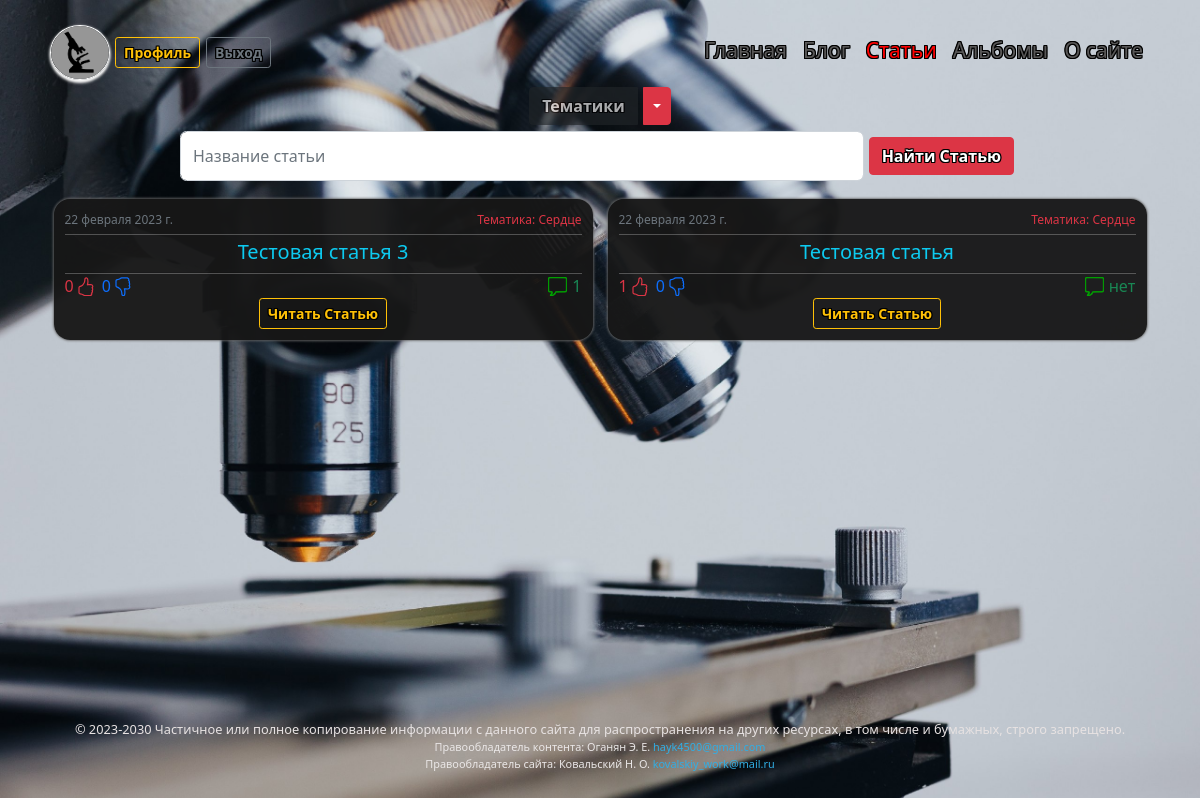
The page /articles/thematic/serdce/ (signed in) on the database its author committed.
### users/models.py (models this page shows, shortened)
class CustomUser(AbstractUser):
    class Meta:
        verbose_name = 'Профили'
        verbose_name_plural = 'Профили'
    GENDERS = (
        ('', 'Не указано'),
        ('М', 'Мужчина'),
        ('Ж', 'Женщина'),
    )
    slug = models.SlugField(max_length=40, unique=True, db_index=True, verbose_name='URL')
    avatar = models.ImageField(verbose_name='Аватар', default='users/avatar/default/default_avatar.jpeg',
                                upload_to=user_directory_path, blank=True, )
    gender = models.CharField(verbose_name='Пол', max_length=1, choices=GENDERS, default='-', blank=True)
    age = models.PositiveSmallIntegerField(verbose_name='Возраст',null=True,  blank=True)
    birthday = models.DateField(verbose_name='Дата рождения', blank=True, null=True)
    email = models.EmailField(unique=True)
    def get_absolute_url(self):
        return reverse('profile', kwargs={'user_slug': self.slug})

### articles/models.py (models this page shows, shortened)
class Article(models.Model):
    title = models.CharField(verbose_name='Статья', max_length=40, unique=True)
    slug = models.SlugField(max_length=40, unique=True, db_index=True, verbose_name='URL')
    body = RichTextUploadingField(verbose_name='Содержание')
    time_create = models.DateTimeField(verbose_name='Время создания', auto_now_add=True)
    is_published = models.BooleanField(verbose_name='Публикация', default=True)
    thematic = models.ForeignKey('Thematic', verbose_name='Тематика', on_delete=models.PROTECT, null=False)
    thumbsup = models.IntegerField(verbose_name='Нравится', default='0')
    thumbsdown = models.IntegerField(verbose_name='Не нравится', default='0')
    thumbs = models.ManyToManyField(CustomUser, verbose_name='Голосовали', related_name='thumbs_article', default=None, blank=True)
    def get_absolute_url(self):
        return reverse('article', kwargs={'article_slug': self.slug})
    class Meta:
        verbose_name = "Статью"
        verbose_name_plural = "Статьи"
        ordering = ['-time_create']

class Thematic(models.Model):
    name = models.CharField(verbose_name='Тематика', max_length=40, db_index=True, unique=True)
    slug = models.SlugField(max_length=80, unique=True, db_index=True, verbose_name='URL')
    def __str__(self):
        return self.name
    def get_absolute_url(self):
        return reverse('thematic', kwargs={'thematic_slug': self.slug})
    class Meta:
        verbose_name = "Тематику"
        verbose_name_plural = "Тематики"

### articles/views.py (the view)
# urls.py: path('thematic/<slug:thematic_slug>/', ShowThematic.as_view(), name='thematic'),
class ShowThematic(ArticleMixin, ListView):
    model = Article
    template_name = 'articles/thematic.html'
    context_object_name = 'articles'
    allow_empty = False
    def get_context_data(self, *, object_list=None, **kwargs):
        context = super().get_context_data(**kwargs)
        context['title'] = 'Тематика - ' + str(context['articles'][0].thematic)
        context['thematic_selected'] = context['articles'][0].thematic.slug
        return context
    def get_queryset(self):
        return Article.objects.filter(thematic__slug=self.kwargs['thematic_slug'], is_published=True)\
            .annotate(number_of_comments=Count('comments_article', filter=Q(comments_article__status=True))) \
            .filter(is_published=True) \
            .order_by('-title')

### articles/templatetags/articles_tags.py (called while the page is built)
@register.inclusion_tag('articles/list_thematics.html', name='showthematics')
def show_organ_system_and_album(thematic_selected=0):
    thematic = Thematic.objects.annotate(Count('article')).filter(article__is_published=True)
    return {'thematic': thematic, 'thematic_selected': thematic_selected}

### blog/context_processors.py (called while the page is built)
def menu_context_processor(request):
    return {'menu': menu, 'home': home}

### articles/templates/articles/thematic.html (shortened to what this page needs)
{% extends 'blog/include/base.html' %}
{% block content %}
{% include 'articles/include/base_articles.html' %}
{% endblock %}

### blog/templates/blog/include/base.html (shortened to what this page needs)
{% load static %}
<!DOCTYPE html>
<html lang="ru">
<head>
    <link href="https://cdn.jsdelivr.net/npm/bootstrap@5.0.1/dist/css/bootstrap.min.css" rel="stylesheet">
    <link rel="stylesheet" href="https://cdnjs.cloudflare.com/ajax/libs/jquery-datetimepicker/2.5.20/jquery.datetimepicker.min.css" />
    <link rel="stylesheet" href="https://cdnjs.cloudflare.com/ajax/libs/baguettebox.js/1.11.1/baguetteBox.min.css">
    <link rel="stylesheet" href='{% static "blog/css/styles.css" %}'>
<body style="background-image: url('{% static 'blog/images/back.jpeg' %}'); ">
{% block navbar %}
    <nav class="navbar navbar-expand-md navbar-dark">
        <div class="container-fluid ">
            <a class="logo-container">
             {% if request.user.is_authenticated %}
             <img class="logo"  src='{{ user.avatar.url }}' alt="Avatar" width="60em" height="55em" >
             <a href="{{ user.get_absolute_url }}"><button type="button" class="btn btn-outline-warning btn-sm btn-profile">Профиль</button></a>
             <a href="{% url 'logout' %}"><button type="button" class="btn btn-outline-secondary btn-sm">Выход</button></a>
             {% endif %}
		    <div class="collapse navbar-collapse justify-content-end" id="navbarSupportedContent">
                <ul class="navbar-nav ms-auto">
                    <li class="nav-item">
                        <a class="nav-link"  href="{% url home.url_name %}"  {% if home.url_name in request.resolver_match.view_name %} style='color: red;' {% endif %}>{{home.title}}</a>
                    </li>
{% for m in menu %}
                    <li class="nav-item">
                        <a class="nav-link"  href="{% url m.url_name %}"  {% if m.url_name in request.path %} style='color: red;' {% endif %}>{{m.title}}</a>
                    </li>
{% endfor %}
		        </ul>
            </div>
        </div>
	</nav>
{% endblock navbar %}
      {% block content %}
      {% endblock %}
    <footer class=" text-center text-white text-lg-start">
        <div class="text-footer">
          © 2023-2030 Частичное или полное копирование информации с данного сайта для распространения на других ресурсах, в том числе и бумажных, строго запрещено.
        </div>
        <div class="footer">
            <div class="cont-right">Правообладатель контента: Оганян Э. Е.
                <a class="text-mail">hayk4500@gmail.com </a>
            </div>
            <div class="site-right">Правообладатель сайта: Ковальский Н. О.
                <a class="text-mail">kovalskiy_work@mail.ru</a>
            </div>
        </div>
    </footer>
</body>
</html>

### articles/templates/articles/include/base_articles.html (shortened to what this page needs)
{% load articles_tags %}
{% load static %}
{% if request.resolver_match.view_name == 'search_articles' %}
{% showthematics thematic_selected=-1%}
{%else%}
{% showthematics thematic_selected=thematic_selected%}
{% endif %}
<form action="{% url 'search_articles' %}" class="form" method="get" style="wight:auto; margin-left:15%; margin-right:15%;">{% csrf_token %}
    <div class="input-group" >
        <input id="search" name="q" type="search" class="form-control"  required="" placeholder="Название статьи" style="border-radius:0.4em;">
        <span class="input-group-btn">
            <button type="submit" class="btn btn-danger">Найти Статью</button>
        </span>
    </div>
</form>
<div class="profile-2">
    <div class="row row-cols-1 row-cols-md-2 row-cols-lg-2  g-1">
        {% for article in articles %}
        <div class="col">
            <div class="profile-cust card ">
                <div class="card-body">
                    <span class="right" style="float:right;"><p class="text-danger time">Тематика: {{article.thematic}}</p></span><span class="left" style="float:left;"><p class="text-muted time">{{article.time_create|date}}</p></span>
                    <br>
                    <hr class="text-white" style="margin-top:0%; margin-bottom:1%">
                    <h4 class="text-info fs-5 text-center">{{ article.title|truncatechars:51 }}</h4>
                </div>
                <div class="card-footer ">
                    <hr class="text-white" style="margin-top:0%; margin-bottom:0%">
                    <span class="right" style="float:right;">
                         <ul class="lines">
                             <li class="lines"><image class="btn-like" src="{% static 'blog/images/comment.png' %}" style="margin-top:0.2em; margin-right:5px;" width="19em" height="19em"></image>
                             <li class="lines"><h7 class="text-success" style="margin-bottom:0px;">{{article.number_of_comments|default:"нет"}}</h7>
                        </ul>
                    </span>
                    <span class="left" style="float:left;">
                         <ul class="lines">
                              <li class="lines"><h7 class="text-danger" style="margin-bottom:0px;  margin-right:2px; color:red;">{{article.thumbsup}}</h7>
                              <li class="lines">
                              <li class="lines"><h7 class="text-primary" style="margin-bottom:0px;  margin-right:2px;">{{article.thumbsdown}}</h7>
                              <li class="lines">
                         </ul>
                    </span>
                    <br>
                    <div class="text-center">
                        <a href="{{article.get_absolute_url}}"><button type="button" class="btn btn-outline-warning btn-sm btn-profile">Читать Статью</button></a>
                    </div>
                </div>
            </div>
        </div>
        {% endfor %}
    </div>
</div>

### blog/static/blog/css/styles.css (style rules this page uses)
html { position: relative; min-height: 90%; }
body { background-repeat: no-repeat; background-position: center center; background-attachment: fixed; -webkit-background-size: cover; -moz-background-size: cover; -o-background-size: cover; background-size: cover; margin-bottom: 6%; background-color:rgba(23, 23, 23, 0.961); }
.navbar-dark { padding: 1px; margin-left: 3%; margin-right: 3%; margin-top: 2%; }
.logo { border-radius: 50%; margin-left: 1%; margin-right: 6px; border: 1px solid rgb(255, 255, 255); padding: 0.1px; box-shadow: 0 1px 3px rgb(255, 255, 255), 0 3px 3px rgb(237, 237, 237) }
.btn { margin: 6px; font-weight: 648; text-shadow: 1px 0 rgb(0, 0, 0), -1px 0 rgb(0, 0, 0), 0 1px rgb(0, 0, 0), 0 -1px rgb(0, 0, 0), 1px 1px rgb(0, 0, 0), -1px -1px rgb(0, 0, 0), 1px -1px rgb(0, 0, 0), -1px 1px rgb(0, 0, 0); }
.navbar-dark .navbar-nav .nav-link, .navbar-dark .nav-link { color: rgb(88, 87, 87); font-size: 21px; text-align: center; padding-top: 0px; padding-bottom: 4px; font-weight: 358; text-shadow: 1px 0 rgb(0, 0, 0), -1px 0 rgb(0, 0, 0), 0 1px rgb(0, 0, 0), 0 -1px rgb(0, 0, 0), 1px 1px rgb(0, 0, 0), -1px -1px rgb(0, 0, 0), 1px -1px rgb(0, 0, 0), -1px 1px rgb(0, 0, 0); }
footer { margin-top: 30px; position: absolute; bottom: 0; height: 0%; width: 100%; padding-left: 4%; padding-right: 4%; }
.text-footer { font-size: 80%; text-align: center; color: rgb(231, 226, 226); }
.cont-right, .site-right { font-size: 68%; text-align: center; color: rgb(234, 231, 231); padding-left: 0cm; padding-right: 0cm; }
.text-mail, .text-mail:hover { color: rgb(49, 174, 228); text-decoration: none; padding-bottom: 2%; }
input, select { padding-left: 1.5%; border:0.9px solid white; border-radius: 27em; background-color: #ffffffbf; width: 65px; font-size: 15px; }
div.profile-2 { margin-left: 4%; margin-right: 4%; margin-top: 0%; margin-bottom: 2%; padding-bottom: 0.1%; padding-top: 0.1%; border-radius: 1em; }
.profile-cust { margin-left: 1%; margin-right: 1%; margin-top: 3%; padding: 2%; border-radius: 1em; background-color:rgba(23, 23, 23, 0.961); box-shadow: 0 0px 3px black, 0 0px 3px white; }
.time { margin-top: 1%; margin-bottom: 1%; font-size: 12px; }
div.card-body { padding:0px; }
.card-footer { padding: 0px; background: none; }
.btn-profile { margin: 0px; }
div .card { border: none; }
ul.lines { margin:0px; padding:0px; }
.lines { display: flex; }

### rows shown on the page
CustomUser: avatar (placeholder picture)
Article: thematic "Сердце", time_create "22 февраля 2023 г.", title "Тестовая статья 3", number_of_comments "1", thumbsup "0", thumbsdown "0"
Article: thematic "Сердце", time_create "22 февраля 2023 г.", title "Тестовая статья", number_of_comments "нет", thumbsup "1", thumbsdown "0"

### other values the page prints
{{ home.title }} "Главная"
{{ m.title }} "Блог" "Статьи" "Альбомы" "О сайте"
